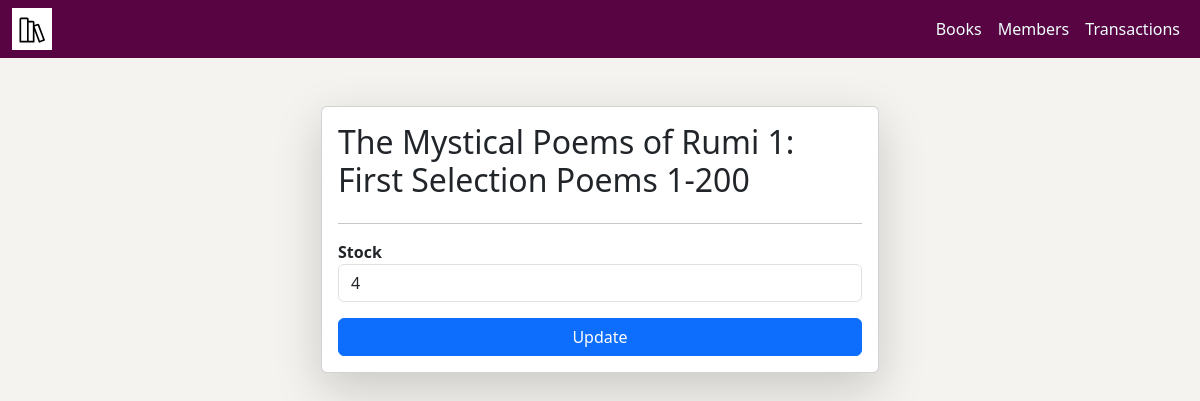
Screenshot of /update-book/39763 with the database file from the repository.
### books/models.py (models this page shows, shortened)
class Book(models.Model):
    bookID = models.IntegerField(unique=True)
    title = models.CharField(max_length=100)
    authors = models.CharField(max_length=300)
    average_rating = models.DecimalField(max_digits=3, decimal_places=2)
    isbn = models.CharField(max_length=10, unique=True)
    isbn13 = models.CharField(max_length=13, unique=True)
    language_code = models.CharField(max_length=10)
    num_pages = models.IntegerField()
    ratings_count = models.IntegerField()
    text_reviews_count = models.IntegerField()
    publication_date = models.DateField()
    publisher = models.CharField(max_length=100)
    stock = models.PositiveSmallIntegerField(default=1)

### books/views.py (the view, shortened to what this page needs)
# urls.py: path('update-book/<bookID>', update_book, name="update_book"),
def update_book(request, bookID):
    queryset = Book.objects.get(bookID=bookID)
    context = { 'book': queryset }
    return render(request, 'books/update_book.html', context)

### templates/books/update_book.html (shortened to what this page needs)
{% extends "base.html" %}
{% block start %}
<div class="container mt-5">
	<form class="col-6 mx-auto card p-3 shadow-lg" method="post">
		<h2>{{ book.title }}</h2>
		<hr>
		<div class="form-group">
				<label><strong>Stock</strong></label>
				<input type="number" value="{{book.stock}}" required class="form-control" name="stock">
		</div>
		<button type="submit" class="btn btn-primary mt-3">Update</button>
	</form>
</div>
{% endblock %}

### rows the page displays
Book: title "The Mystical Poems of Rumi 1: First Selection Poems 1-200", stock "4"
